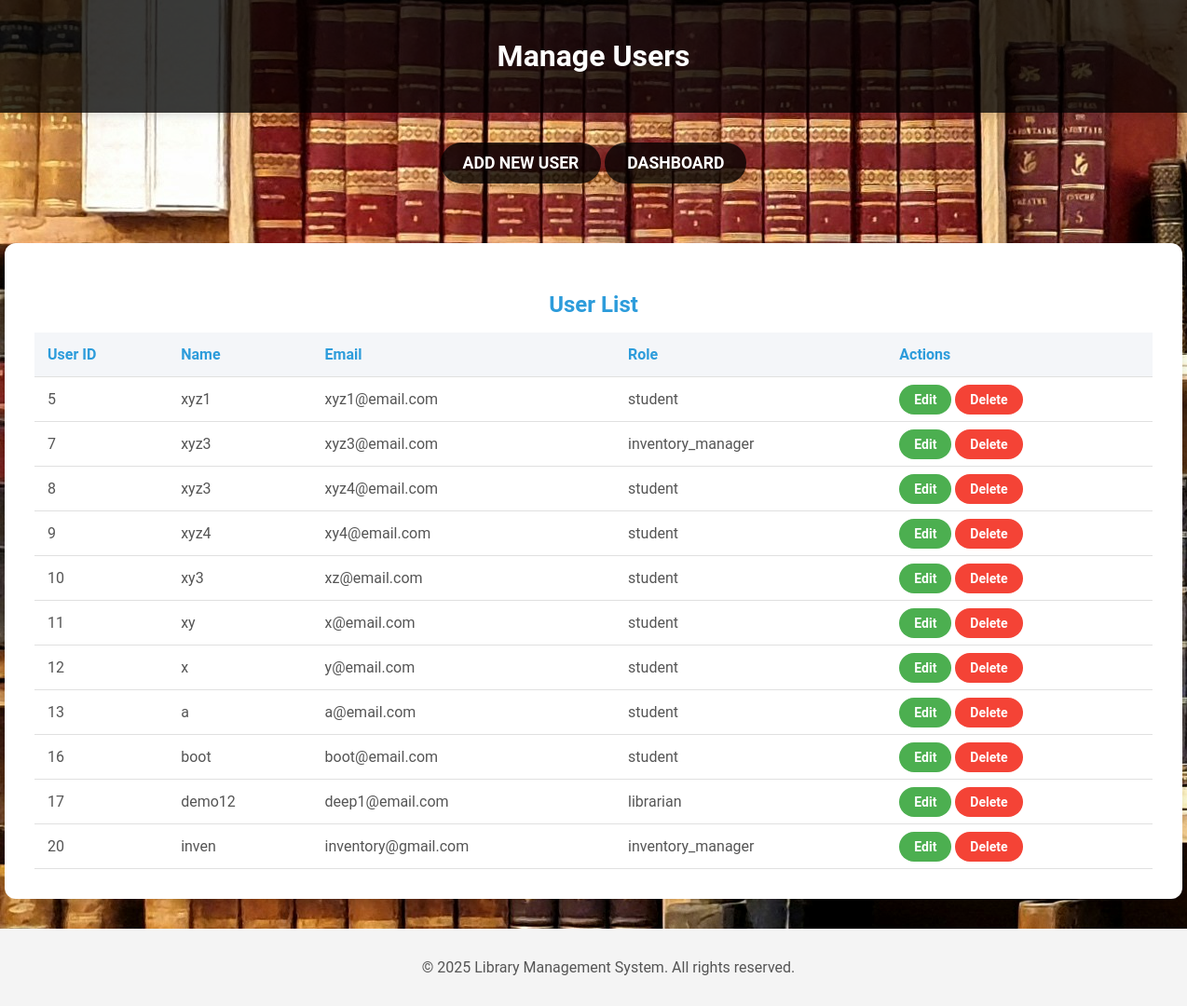
/pages/manage_users.php, run on the app's committed database.
### tables this page shows
CREATE TABLE IF NOT EXISTS `users` (
  `user_id` int NOT NULL AUTO_INCREMENT,
  `name` varchar(100) NOT NULL,
  `email` varchar(100) NOT NULL,
  `password` varchar(255) NOT NULL,
  `created_at` timestamp NULL DEFAULT CURRENT_TIMESTAMP,
  `role` varchar(50) NOT NULL,
  PRIMARY KEY (`user_id`),
  UNIQUE KEY `email` (`email`)
);

### pages/manage_users.php (the view, shortened to what this page needs)
<?php
require '../includes/db_connect.php';
$sql = "SELECT user_id, name, email, role FROM users where role IN ('student', 'librarian', 'inventory_manager')";
$result = mysqli_query($conn, $sql);
?>
<!DOCTYPE html>
<html lang="en">
<head>
    <link rel="stylesheet" href="../css/manage_users.css">
</head>
<body>
    <header>
        <h1>Manage Users</h1>
    </header>
    <section class="add-user-section">
        <a href="../pages/register.html" class="add-user-btn">Add New User</a>
        <a href="../actions/librarian_dashboard.php" class="dashboard-btn">Dashboard</a>
    </section>
    <section class="user-list-section">
        <h2>User List</h2>
        <?php if (mysqli_num_rows($result) > 0): ?>
            <table>
                <thead>
                    <tr>
                        <th>User ID</th>
                        <th>Name</th>
                        <th>Email</th>
                        <th>Role</th>
                        <th>Actions</th>
                    </tr>
                </thead>
                <tbody>
                    <?php while ($row = mysqli_fetch_assoc($result)): ?>
                        <tr>
                            <td><?php echo htmlspecialchars($row['user_id']); ?></td>
                            <td><?php echo htmlspecialchars($row['name']); ?></td>
                            <td><?php echo htmlspecialchars($row['email']); ?></td>
                            <td><?php echo htmlspecialchars($row['role']); ?></td>
                            <td>
                                <a href="../pages/edit_users.php?user_id=<?php echo $row['user_id']; ?>" class="edit-btn">Edit</a>
                                <a href="manage_users.php?delete=<?php echo $row['user_id']; ?>" class="delete-btn" onclick="return confirm('Are you sure you want to delete this user?');">Delete</a>
                            </td>
                        </tr>
                    <?php endwhile; ?>
                </tbody>
            </table>
        <?php else: ?>
            <p>No users found.</p>
        <?php endif; ?>
    </section>
    <footer>
        <p>&copy; 2025 Library Management System. All rights reserved.</p>
    </footer>
</body>
</html>

### css/manage_users.css (style rules this page uses)
body { font-family: 'Roboto', Arial, sans-serif; margin: 0; padding: 0; background-image: url('../images/muser.jpg'); color: #333; display: flex; flex-direction: column; min-height: 100vh; }
header { background-color: rgba(0, 0, 0, 0.773); color: #fff; text-align: center; padding: 20px 0; width: 100%; box-shadow: 0 4px 8px rgba(0, 0, 0, 0.1); position:static; top: 0; z-index: 10; }
.add-user-section { text-align: center; margin: 2rem 0; width: 100%; }
.add-user-btn, .dashboard-btn { display: inline-block; background-color: rgba(0, 0, 0, 0.773); color: white; padding: 12px 24px; text-decoration: none; border-radius: 30px; font-size: 1.1rem; text-transform: uppercase; font-weight: 600; transition: all 0.3s ease; box-shadow: 0 4px 6px rgba(0, 0, 0, 0.1); }
.user-list-section { width: 100%; max-width: 1200px; background: #ffffff; border-radius: 12px; box-shadow: 0 4px 12px rgba(0, 0, 0, 0.1); padding: 2rem; margin: 2rem auto; }
.user-list-section h2 { margin-bottom: 1rem; text-align: center; color: #2d9cdb; font-size: 1.5rem; font-weight: 700; }
table { width: 100%; border-collapse: collapse; margin-top: 1rem; }
table th, table td { padding: 14px; text-align: left; border-bottom: 1px solid #e0e0e0; }
table th { background-color: #f4f6f9; font-weight: 600; color: #2d9cdb; font-size: 1rem; }
table td { color: #555; font-size: 1rem; }
.edit-btn, .delete-btn { text-decoration: none; padding: 8px 16px; border-radius: 30px; font-size: 0.875rem; font-weight: 600; color: white; transition: background-color 0.3s ease, transform 0.2s ease; }
.edit-btn { background-color: #4caf50; }
.delete-btn { background-color: #f44336; }
footer { text-align: center; padding: 1rem; background-color: #f4f4f4; color: #555; width: 100%; margin-top: auto; }

### data on the page
users: user_id "5", name "xyz1", email "xyz1@email.com", role "student"
users: user_id "7", name "xyz3", email "xyz3@email.com", role "inventory_manager"
users: user_id "8", name "xyz3", email "xyz4@email.com", role "student"
users: user_id "9", name "xyz4", email "xy4@email.com", role "student"
users: user_id "10", name "xy3", email "xz@email.com", role "student"
users: user_id "11", name "xy", email "x@email.com", role "student"
users: user_id "12", name "x", email "y@email.com", role "student"
users: user_id "13", name "a", email "a@email.com", role "student"
users: user_id "16", name "boot", email "boot@email.com", role "student"
users: user_id "17", name "demo12", email "deep1@email.com", role "librarian"
users: user_id "20", name "inven", email "inventory@gmail.com", role "inventory_manager"
